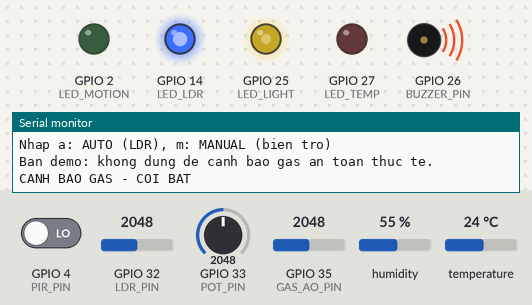
A program run on a simulated ESP32. Shown: output pins drawn as LEDs (lit = HIGH), buzzer (waves = sounding), the last lines printed to the serial monitor. Inputs (shaded band) come from the test bench; at power-on: temperature 24 °C, GPIO 32 (LDR_PIN) = 2048, GPIO 35 (GAS_AO_PIN) = 2048, GPIO 4 (PIR_PIN) LOW, GPIO 33 (POT_PIN) = 2048, humidity 55 % (analog values on the 0–4095 scale).

Above: at 1.9 s.
2.0 s: temperature set to 34.6 °C
3.5 s: temperature set to 35.7 °C
At 6.7 s:
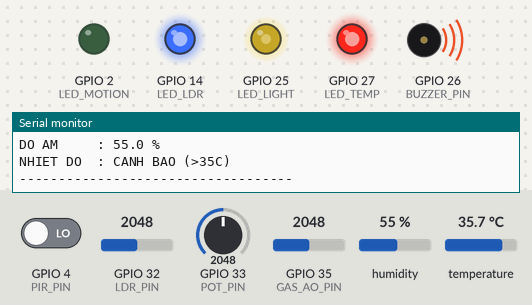
7.5 s: GPIO 32 (LDR_PIN) set to 1970
At 8.5 s:
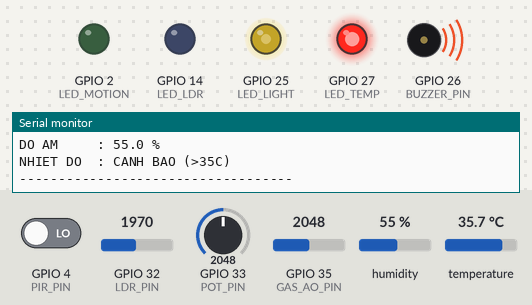
9.0 s: GPIO 35 (GAS_AO_PIN) set to 1981
At 9.3 s:
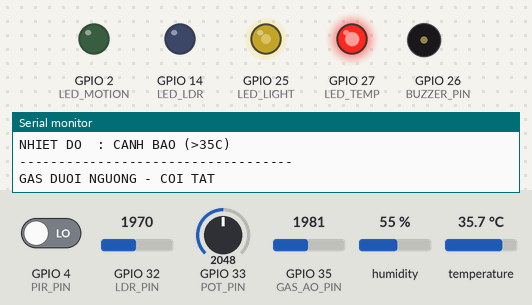
10.5 s: GPIO 4 (PIR_PIN) driven HIGH
At 10.8 s:
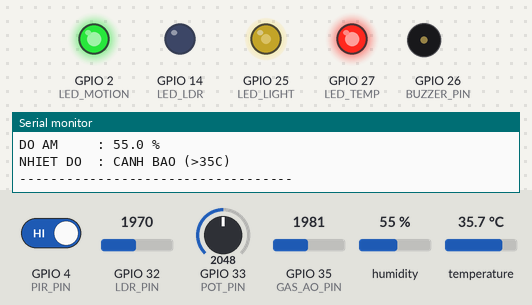
12.0 s: GPIO 32 (LDR_PIN) set to 2040
At 12.9 s:
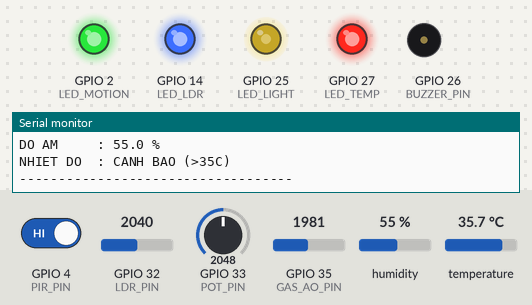
Timing chart, 0 to 14.5 s (numbered marks = the images above; inputs shaded):
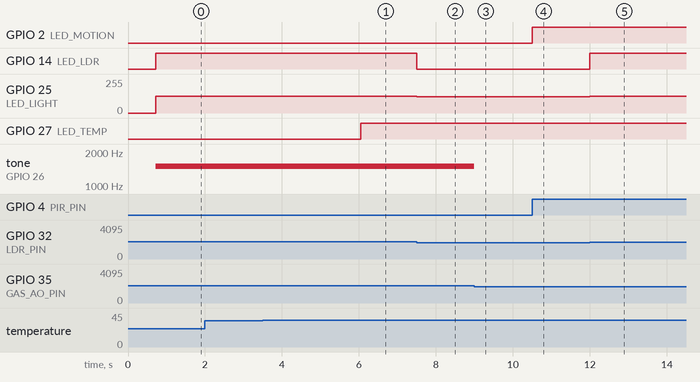

The program:

main.cpp
```cpp
#include <Arduino.h>
#include <DHT.h>

// SMART HOME / WOKWI: ESP32 DevKit, Arduino-ESP32 3.x
// MQ-2 su dung DO (tin hieu so) de demo trang thai canh bao on dinh.
// Day la logic MO PHONG, khong phai thiet bi bao ro ri gas dat chuan an toan.
#define PIR_PIN     4
#define DHT_PIN    15
#define DHT_TYPE DHT22   // Wokwi: DHT22. Phan cung DHT11: doi thanh DHT11.
#define LED_MOTION  2
#define LED_TEMP   27
#define LED_LIGHT  25
#define GAS_AO_PIN 35    // MQ-2 DO -> GPIO35 (KHONG dung ADC34 trong ban demo)
#define BUZZER_PIN 26
#define LDR_PIN    32
#define POT_PIN    33
#define LED_LDR 14// GPIO14 PWM (LED tuong ung voi LDR)

constexpr float TEMP_THRESHOLD_C = 35.0f;
constexpr uint32_t REPORT_INTERVAL_MS = 2000;
constexpr int PWM_FREQ = 5000;
constexpr int PWM_RESOLUTION = 8;
int gasThresholdAdc = 0;
bool gasThresholdValid = false;
DHT dht(DHT_PIN, DHT_TYPE);
bool autoMode = true;
bool gasAlarm = false;
uint32_t previousReport = 0;

void setup() {
  Serial.begin(115200);
  pinMode(PIR_PIN, INPUT);
  pinMode(GAS_AO_PIN, INPUT);  // GPIO35 input only; MQ-2 Wokwi DO can drive it
  pinMode(LDR_PIN, INPUT);
  pinMode(POT_PIN, INPUT);
  pinMode(LED_MOTION, OUTPUT);
  pinMode(LED_TEMP, OUTPUT);
  pinMode(BUZZER_PIN, OUTPUT);
  digitalWrite(LED_MOTION, LOW);
  digitalWrite(LED_TEMP, LOW);
  pinMode(LED_LDR, OUTPUT);
digitalWrite(LED_LDR, LOW); //đèn tối
  noTone(BUZZER_PIN);
  analogReadResolution(12);

  // Hieu chuan tai muc 400ppm ban dau cua Wokwi
  delay(500);

  long gasSum = 0;

  for (int i = 0; i < 20; i++) {
    gasSum += analogRead(GAS_AO_PIN);
    delay(10);
  }

  gasThresholdAdc = gasSum / 20;
  gasThresholdValid =
      gasThresholdAdc > 0 && gasThresholdAdc < 4095;

  Serial.print("NGUONG GAS ADC (400ppm): ");
  Serial.println(gasThresholdAdc);

  if (!gasThresholdValid) {
    Serial.println("LOI: ADC GAS BAO HOA / KHONG HOP LE");
  }
//
  if (!ledcAttach(LED_LIGHT, PWM_FREQ, PWM_RESOLUTION)) {
    Serial.println("LOI: Khong khoi tao duoc PWM GPIO25");
  }
  dht.begin();
  Serial.println("\n=== SMART HOME ESP32 / WOKWI ===");
  Serial.println("MQ-2 DO GPIO35: 1=Binh thuong, 0=Canh bao");
  Serial.println("Nhap a: AUTO (LDR), m: MANUAL (bien tro)");
  Serial.println("Ban demo: khong dung de canh bao gas an toan thuc te.");
}

void loop() {
  while (Serial.available()) {
    char ch = Serial.read();
    if (ch == 'a' || ch == 'A') {
      autoMode = true;
      Serial.println("MODE -> AUTO / LDR");
    } else if (ch == 'm' || ch == 'M') {
      autoMode = false;
      Serial.println("MODE -> MANUAL / POT");
    }
  }

  const bool motion = digitalRead(PIR_PIN) == HIGH;
  digitalWrite(LED_MOTION, motion ? HIGH : LOW);

  // Read the actual digital level on every loop. No reset-dependent state or debounce.
  const uint32_t now = millis();

  // ========== CAM BIEN GAS MQ-2 ==========
  const int gasAdc = analogRead(GAS_AO_PIN);

  // So sanh voi ADC tai muc 400ppm da hieu chuan
  const bool sensorAlarm =
      gasThresholdValid && (gasAdc >= gasThresholdAdc);

  if (sensorAlarm != gasAlarm) {
    gasAlarm = sensorAlarm;

    if (gasAlarm) {
      tone(BUZZER_PIN, 1500);
      Serial.println("CANH BAO GAS - COI BAT");
    } else {
      noTone(BUZZER_PIN);
      Serial.println("GAS DUOI NGUONG - COI TAT");
    }
  }


  const int ldrAdc = analogRead(LDR_PIN);
  const int potAdc = analogRead(POT_PIN);
  // Wokwi LDR: ADC tang khi troi toi
constexpr int LDR_DARK_THRESHOLD = 2000;

bool isDark = ldrAdc > LDR_DARK_THRESHOLD;

// LED xanh duong bat khi troi toi
digitalWrite(LED_LDR, isDark ? HIGH : LOW);
  // LDR Wokwi: AO thuong tang khi toi. Neu module that nguoc chieu, dao map.
  const int brightness = constrain(autoMode
      ? map(ldrAdc, 0, 4095, 0, 255)
      : map(potAdc, 0, 4095, 0, 255), 0, 255);
  ledcWrite(LED_LIGHT, brightness);

  if (now - previousReport >= REPORT_INTERVAL_MS) {
    previousReport = now;
    const float temperature = dht.readTemperature();
    const float humidity = dht.readHumidity();

    Serial.println("-----------------------------------");
    Serial.print("PIR       : "); Serial.println(motion ? "CO CHUYEN DONG" : "KHONG CO CHUYEN DONG");
    Serial.print("GAS ADC   : ");
Serial.println(gasAdc);

Serial.print("NGUONG ADC: ");
Serial.println(gasThresholdAdc);

Serial.print("GAS       : ");
Serial.println(
    !gasThresholdValid ? "LOI CAM BIEN" :
    gasAlarm ? "CANH BAO (>=400PPM MO PHONG)"
             : "DUOI NGUONG"
);

Serial.print("COI       : ");
Serial.println(gasAlarm ? "BAT" : "TAT");
    Serial.print("NGUON BAO : "); Serial.println(sensorAlarm ? "MQ-2" : "KHONG CO");
    Serial.print("GAS       : "); Serial.println(gasAlarm ? "CANH BAO" : "BINH THUONG");
    Serial.print("LDR ADC   : "); Serial.println(ldrAdc);
    Serial.print("POT ADC   : "); Serial.println(potAdc);
    Serial.print("PWM LED   : "); Serial.println(brightness);
    Serial.print("CHE DO    : "); Serial.println(autoMode ? "AUTO" : "MANUAL");
    Serial.print("ANH SANG  : ");
    Serial.println(isDark ? "TROI TOI" : "TROI SANG");
    Serial.print("LED LDR   : ");
    Serial.println(isDark ? "BAT" : "TAT");
    if (isnan(temperature) || isnan(humidity)) {
      digitalWrite(LED_TEMP, LOW);
      Serial.println("DHT: KHONG DOC DUOC!");
    } else {
      const bool hot = temperature > TEMP_THRESHOLD_C;
      digitalWrite(LED_TEMP, hot ? HIGH : LOW);
      Serial.print("NHIET DO  : "); Serial.print(temperature, 1); Serial.println(" C");
      Serial.print("DO AM     : "); Serial.print(humidity, 1); Serial.println(" %");
      Serial.print("NHIET DO  : "); Serial.println(hot ? "CANH BAO (>35C)" : "BINH THUONG");
    }
    Serial.println("-----------------------------------");
  }
  delay(10);
}
```

Measured:
- the behaviour switches between 35 and 35.1 °C on temperature (found by bisection; images 0 and 1)
- the behaviour switches between 2001 and 2000 on GPIO 32 (LDR_PIN) (found by bisection; images 1 and 2)
- the behaviour switches between 2048 and 2047 on GPIO 35 (GAS_AO_PIN) (found by bisection; images 2 and 3)
- after the input at 3.5 s, GPIO 27 (LED_TEMP): LOW → HIGH after 2.5 s
- after the input at 7.5 s, GPIO 14 (LED_LDR): HIGH → LOW at once; GPIO 25 (LED_LIGHT): 127/255 → 122/255 at once
- after the input at 9.0 s, tone on GPIO 26 (BUZZER_PIN): 1500 Hz → silent at once
- after the input at 10.5 s, GPIO 2 (LED_MOTION): LOW → HIGH at once
- after the input at 12.0 s, GPIO 14 (LED_LDR): LOW → HIGH at once; GPIO 25 (LED_LIGHT): 122/255 → 127/255 at once
